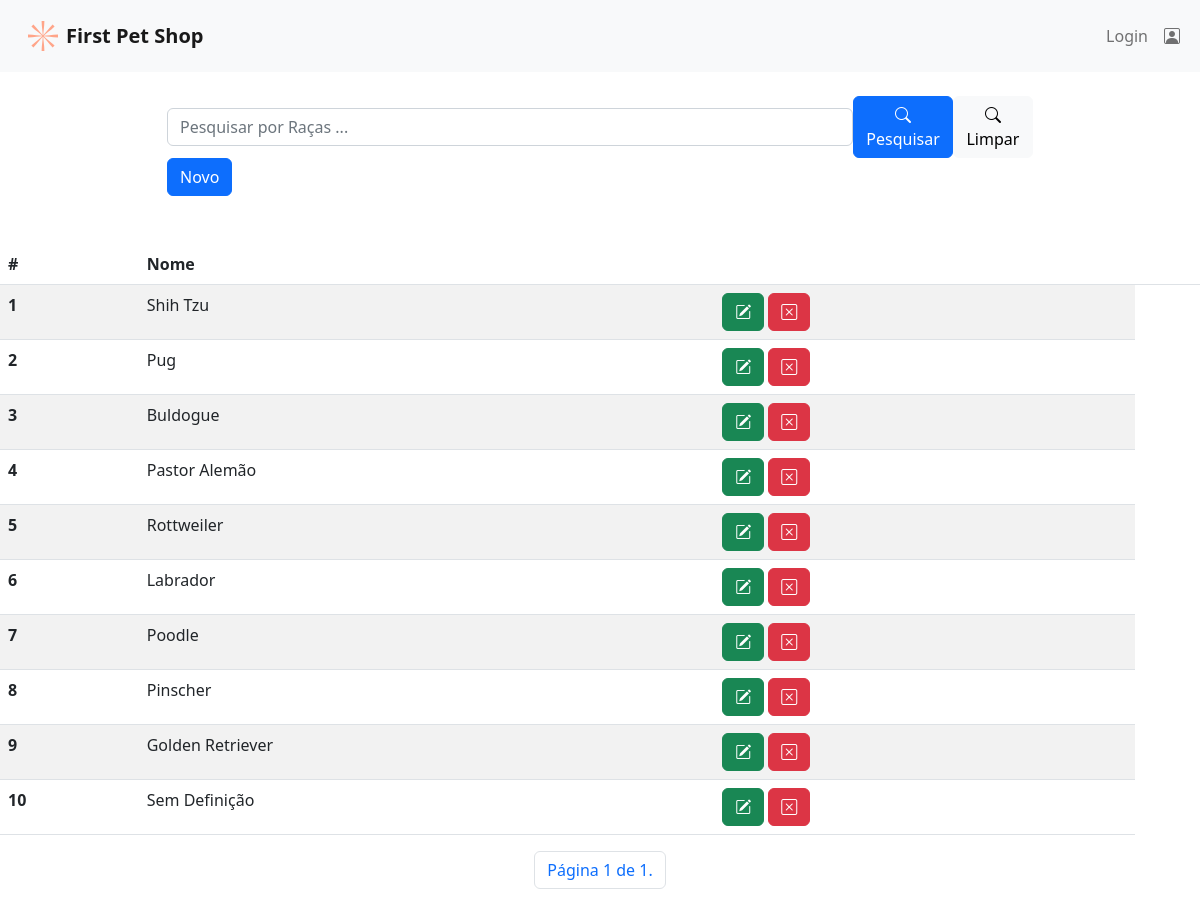
Page /listar/raca/ on the committed database.
### firstpetshop/models.py (models this page shows, shortened)
class Raca(models.Model):
    nome = models.CharField(max_length=60, help_text="Digite a Raça do Pet")

### firstpetshop/views.py (the view)
# urls.py: path('listar/raca/', RacaList.as_view(), name="listar-raca"),
class RacaList(ListView):
    login_url = reverse_lazy('login')
    model = Raca
    template_name = 'racas/racas.html'
    paginate_by = 10
    def get_queryset(self):
        txt_nome = self.request.GET.get('inptPesquisar')
        if txt_nome:
            racas = Raca.objects.filter(nome__icontains=txt_nome)
        else:
            racas = Raca.objects.all()
        return racas

### firstpetshop/templates/racas/racas.html (shortened to what this page needs)
{% extends "base.html" %}
{% block content %}
<br>
<br>
<br>
<div class="container">
  <div class="row justify-content-center m-4">
    <div class="col-10">
      <form action="?" method="GET" class="row">
        <div class="d-flex align-items-center">
          <input type="text" class="form-control" name="inptPesquisar" id="" value="{{ request.GET.inptPesquisar }}"
            class="p-1 border" autocomplete="off" placeholder="Pesquisar por Raças ...">
          <button type="submit" class="btn btn-primary bi bi-search ms-auto">Pesquisar</button>
          <a href="{% url 'listar-raca' %}" class="btn btn-light bi bi-search ms-auto">Limpar</a>
        </div>
      </form>
      <div class="row">
        <div class="d-flex align-items-center">
          <a class="btn btn-primary" href="{% url 'cadastrar-raca' %}">Novo</a>
        </div>
      </div>
    </div>
  </div>
</div>
<br>
<div class="table-responsive">
  <table class="table table-striped">
    <thead>
      <tr>
        <th scope="col">#</th>
        <th scope="col">Nome</th>
        <th scope="col"></th>
        <th scope="col"></th>
      </tr>
    </thead>
    <tbody>
      {% for object in object_list %}
      <tr>
        <th scope="row">{{object.id}}</th>
        <td>{{object.nome}}</td>
        <td>
          <a href="{% url 'editar-raca' object.pk %}" class="btn btn-success bi bi-pencil-square"></a>
          <a href="{% url 'excluir-raca' object.pk %}" class="btn btn-danger bi bi-x-square"></a>
        </td>
      </tr>
      {% endfor %}
    </tbody>
  </table>
  <ul class="pagination justify-content-center">
    <li class="page-item">
        <span class="page-link">Página {{ page_obj.number }} de {{ page_obj.paginator.num_pages }}.</span>
    </li>
  </ul>
</div>
{% endblock %}

### rows in the picture
Raca: id "1", nome "Shih Tzu"
Raca: id "2", nome "Pug"
Raca: id "3", nome "Buldogue"
Raca: id "4", nome "Pastor Alemão"
Raca: id "5", nome "Rottweiler"
Raca: id "6", nome "Labrador"
Raca: id "7", nome "Poodle"
Raca: id "8", nome "Pinscher"
Raca: id "9", nome "Golden Retriever"
Raca: id "10", nome "Sem Definição"

### other values in the picture
{{ page_obj.number }} "1"
{{ page_obj.paginator.num_pages }} "1"
